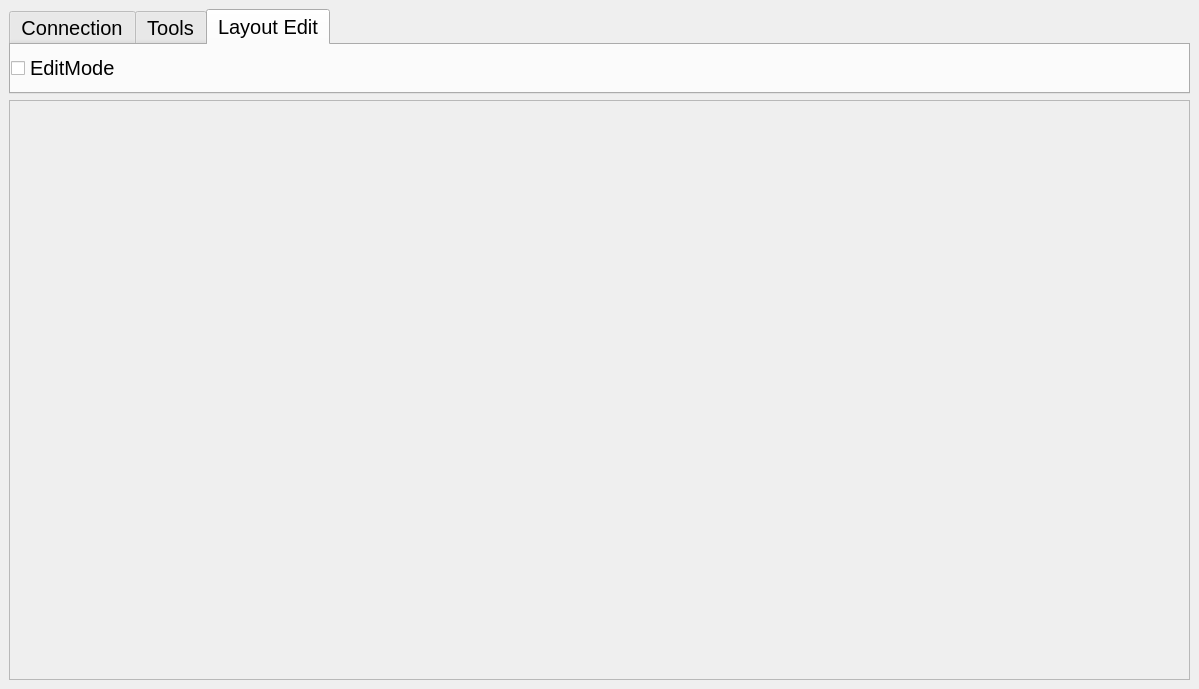
<?xml version="1.0" encoding="UTF-8"?>
<ui version="4.0">
 <class>MainWindow</class>
 <widget class="QMainWindow" name="MainWindow">
  <property name="geometry">
   <rect>
    <x>0</x>
    <y>0</y>
    <width>1199</width>
    <height>689</height>
   </rect>
  </property>
  <property name="sizePolicy">
   <sizepolicy hsizetype="Fixed" vsizetype="Fixed">
    <horstretch>0</horstretch>
    <verstretch>0</verstretch>
   </sizepolicy>
  </property>
  <property name="minimumSize">
   <size>
    <width>0</width>
    <height>150</height>
   </size>
  </property>
  <property name="maximumSize">
   <size>
    <width>16777215</width>
    <height>16777215</height>
   </size>
  </property>
  <property name="font">
   <font>
    <pointsize>10</pointsize>
   </font>
  </property>
  <property name="windowTitle">
   <string>CCSMTR</string>
  </property>
  <widget class="QWidget" name="centralWidget">
   <property name="sizePolicy">
    <sizepolicy hsizetype="Fixed" vsizetype="Fixed">
     <horstretch>0</horstretch>
     <verstretch>0</verstretch>
    </sizepolicy>
   </property>
   <layout class="QVBoxLayout" name="verticalLayout">
    <item>
     <layout class="QVBoxLayout" name="verticalLayout_4">
      <item>
       <layout class="QVBoxLayout" name="verticalLayout_2">
        <property name="bottomMargin">
         <number>0</number>
        </property>
        <item>
         <widget class="QTabWidget" name="tabWidget">
          <property name="enabled">
           <bool>true</bool>
          </property>
          <property name="sizePolicy">
           <sizepolicy hsizetype="Preferred" vsizetype="Preferred">
            <horstretch>0</horstretch>
            <verstretch>0</verstretch>
           </sizepolicy>
          </property>
          <property name="minimumSize">
           <size>
            <width>377</width>
            <height>85</height>
           </size>
          </property>
          <property name="maximumSize">
           <size>
            <width>16777215</width>
            <height>85</height>
           </size>
          </property>
          <property name="baseSize">
           <size>
            <width>0</width>
            <height>0</height>
           </size>
          </property>
          <property name="font">
           <font>
            <pointsize>15</pointsize>
           </font>
          </property>
          <property name="mouseTracking">
           <bool>false</bool>
          </property>
          <property name="tabPosition">
           <enum>QTabWidget::TabPosition::North</enum>
          </property>
          <property name="tabShape">
           <enum>QTabWidget::TabShape::Rounded</enum>
          </property>
          <property name="currentIndex">
           <number>2</number>
          </property>
          <property name="iconSize">
           <size>
            <width>16</width>
            <height>16</height>
           </size>
          </property>
          <property name="documentMode">
           <bool>false</bool>
          </property>
          <property name="tabsClosable">
           <bool>false</bool>
          </property>
          <property name="movable">
           <bool>false</bool>
          </property>
          <property name="tabBarAutoHide">
           <bool>false</bool>
          </property>
          <widget class="QWidget" name="connection">
           <property name="sizePolicy">
            <sizepolicy hsizetype="Expanding" vsizetype="Fixed">
             <horstretch>0</horstretch>
             <verstretch>0</verstretch>
            </sizepolicy>
           </property>
           <property name="maximumSize">
            <size>
             <width>16777215</width>
             <height>100</height>
            </size>
           </property>
           <attribute name="title">
            <string>Connection</string>
           </attribute>
           <widget class="QWidget" name="gridLayoutWidget">
            <property name="geometry">
             <rect>
              <x>0</x>
              <y>0</y>
              <width>371</width>
              <height>45</height>
             </rect>
            </property>
            <layout class="QGridLayout" name="gridLayout">
             <property name="leftMargin">
              <number>5</number>
             </property>
             <property name="topMargin">
              <number>5</number>
             </property>
             <property name="rightMargin">
              <number>5</number>
             </property>
             <property name="bottomMargin">
              <number>5</number>
             </property>
             <property name="horizontalSpacing">
              <number>15</number>
             </property>
             <item row="0" column="1">
              <widget class="QPushButton" name="actionIntelibox_I">
               <property name="minimumSize">
                <size>
                 <width>110</width>
                 <height>35</height>
                </size>
               </property>
               <property name="maximumSize">
                <size>
                 <width>110</width>
                 <height>35</height>
                </size>
               </property>
               <property name="text">
                <string>Intelibox I</string>
               </property>
              </widget>
             </item>
             <item row="0" column="0">
              <widget class="QPushButton" name="actionDCC_EX">
               <property name="minimumSize">
                <size>
                 <width>110</width>
                 <height>35</height>
                </size>
               </property>
               <property name="maximumSize">
                <size>
                 <width>110</width>
                 <height>35</height>
                </size>
               </property>
               <property name="text">
                <string>DCC-EX</string>
               </property>
              </widget>
             </item>
             <item row="0" column="2">
              <widget class="QPushButton" name="actionPower">
               <property name="minimumSize">
                <size>
                 <width>110</width>
                 <height>35</height>
                </size>
               </property>
               <property name="maximumSize">
                <size>
                 <width>110</width>
                 <height>35</height>
                </size>
               </property>
               <property name="text">
                <string>Power</string>
               </property>
              </widget>
             </item>
            </layout>
           </widget>
          </widget>
          <widget class="QWidget" name="tools">
           <attribute name="title">
            <string>Tools</string>
           </attribute>
           <widget class="QWidget" name="gridLayoutWidget_2">
            <property name="geometry">
             <rect>
              <x>0</x>
              <y>0</y>
              <width>121</width>
              <height>45</height>
             </rect>
            </property>
            <layout class="QGridLayout" name="gridLayout_2">
             <property name="leftMargin">
              <number>5</number>
             </property>
             <property name="topMargin">
              <number>5</number>
             </property>
             <property name="rightMargin">
              <number>5</number>
             </property>
             <property name="bottomMargin">
              <number>5</number>
             </property>
             <property name="horizontalSpacing">
              <number>15</number>
             </property>
             <item row="0" column="0">
              <widget class="QPushButton" name="actionThrottle">
               <property name="minimumSize">
                <size>
                 <width>110</width>
                 <height>35</height>
                </size>
               </property>
               <property name="maximumSize">
                <size>
                 <width>110</width>
                 <height>35</height>
                </size>
               </property>
               <property name="text">
                <string>Throttle</string>
               </property>
              </widget>
             </item>
            </layout>
           </widget>
          </widget>
          <widget class="QWidget" name="LayoutEdit">
           <attribute name="title">
            <string>Layout Edit</string>
           </attribute>
           <widget class="QWidget" name="gridLayoutWidget_3">
            <property name="geometry">
             <rect>
              <x>0</x>
              <y>0</y>
              <width>781</width>
              <height>46</height>
             </rect>
            </property>
            <layout class="QGridLayout" name="gridLayout_3">
             <item row="0" column="0">
              <widget class="QCheckBox" name="checkBox">
               <property name="text">
                <string>EditMode</string>
               </property>
              </widget>
             </item>
            </layout>
           </widget>
          </widget>
         </widget>
        </item>
       </layout>
      </item>
      <item>
       <layout class="QVBoxLayout" name="verticalLayout_3">
        <item>
         <widget class="QFrame" name="frame">
          <property name="frameShape">
           <enum>QFrame::Shape::StyledPanel</enum>
          </property>
          <property name="frameShadow">
           <enum>QFrame::Shadow::Raised</enum>
          </property>
         </widget>
        </item>
       </layout>
      </item>
     </layout>
    </item>
   </layout>
  </widget>
 </widget>
 <resources/>
 <connections/>
</ui>
